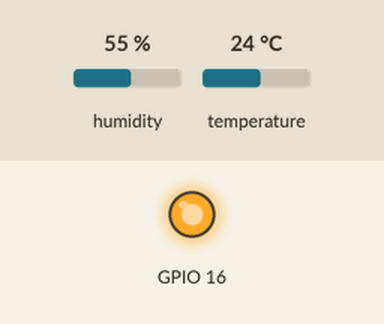
The sketch below on a simulated ESP32. Parts: output pins drawn as LEDs (lit = HIGH). Inputs (shaded band) come from the test bench; at power-on: humidity 55 %, temperature 24 °C. WiFi joins after 1.5 s; servers stay silent unless stated; no MQTT or app messages arrive unless stated; what the sketch prints to the serial monitor is not drawn. At 2.3 s the program puts the board to deep sleep or switches it off; the recording ends there.

Above: at 0.15 s.
Timing chart, 0 to 1.8 s (numbered marks = the images above):
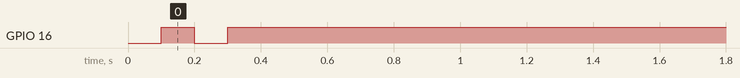

The sketch:

Appl.ino
```cpp
/****************************************************/
/* Appl component: read sensors and publish to MQTT */
/* Version: 0.1                                     */
/****************************************************/

/*******************/
/* Includes        */
/*******************/

#include "DrvSens.h"  /**< Driver component for reading sensors */
#include "DrvWiFi.h"  /**< Driver component for WiFi */
#include "SvcMQTT.h"  /**< Service component for MQTT */
#include "SvcSleep.h" /**< Service component for deep sleep */

/*******************/
/* Config          */
/*******************/

/* LED */
#define APPL_LED_PIN               (16u)  /**< LED pin */
#define APPL_LED_FLASH_DURATION_MS (100u) /**< LED flash duration in ms */
#define APPL_LED_FLASH_TIMES       (2u)   /**< Times to flash the LED */

/* Sleep */
#define APPL_TIME_TO_SLEEP_NORMAL_S (300u) /**< Time to sleep between sensor readings in normal operation (seconds) */
#define APPL_TIME_TO_SLEEP_ERROR_S  (900u) /**< Time to sleep between sensor readings when an error had previously occured (seconds)*/

/* Serial */
#define APPL_SERIAL_BAUDRATE (115200u) /**< Serial baudrate (used for debug messages) */

/* WiFi */
#define APPL_WIFI_SSID     "your_wifi_ssid" /**< WiFi network SSID */
#define APPL_WIFI_PASSWORD "your_wifi_pass" /**< WiFi network password */

/* MQTT */
#define APPL_MQTT_SERVER   "broker.hivemq.com" /**< MQTT server name */
#define APPL_MQTT_PORT     (1883u)             /**< MQTT port */
#define APPL_MQTT_ID       "esp32Device"       /**< MQTT id */
#define APPL_MQTT_USER     ""                  /**< MQTT username */
#define APPL_MQTT_PASSWORD ""                  /**< MQTT password */

#define APPL_MQTT_TOPIC_TEMPERATURE    "esp32Device/temperature"    /**< MQTT topic for temperature sensor */
#define APPL_MQTT_TOPIC_HUMIDITY       "esp32Device/humidity"       /**< MQTT topic for humidity sensor */
#define APPL_MQTT_TOPIC_SOIL_MOISTURE  "esp32Device/soil_moisture"  /**< MQTT topic for soil moisture sensor */

#define APPL_MQTT_TOPIC_ERROR_MESSAGES "esp32Device/error_messages" /**< MQTT topic for error messages */

/* Front-face names for sensor readings */
#define APPL_TEMPERATURE_SENSOR_NAME_PRETTY    "Temperature: "      /**< Front-face name for temperature sensor */
#define APPL_HUMIDITY_SENSOR_NAME_PRETTY       "Humidity: "         /**< Front-face name for humidity sensor */
#define APPL_SOIL_MOISTURE_SENSOR_NAME_PRETTY  "Soil moisture: "    /**< Front-face name for soil moisture sensor */

/***********/
/* Globals */
/***********/

/* Array with front-face names for sensor readings */
static const String Appl_asSensorNamesPretty[DRVSENS_SENSOR_COUNT] = {APPL_TEMPERATURE_SENSOR_NAME_PRETTY,
                                                                      APPL_HUMIDITY_SENSOR_NAME_PRETTY,
                                                                      APPL_SOIL_MOISTURE_SENSOR_NAME_PRETTY};

/* Array with MQTT topcis for sensors */
static const String Appl_asMQTTSensorTopics[DRVSENS_SENSOR_COUNT] = {APPL_MQTT_TOPIC_TEMPERATURE,
                                                                     APPL_MQTT_TOPIC_HUMIDITY,
                                                                     APPL_MQTT_TOPIC_SOIL_MOISTURE};

/************************************/
/* Prototypes of internal functions */
/************************************/

static void Appl_flashLed(uint8_t u8LedPin, uint16_t u16DurationMs, uint8_t u8TimesToFlash);
static bool Appl_publishSensorsDataToMQTT();

/*************************************/
/* Definitions of internal functions */
/*************************************/

/* Function to flash a LED                             */
/* param[in]:     LedPin, Duration in ms, TimesToFlash */
/* param[return]: none                                 */
static void Appl_flashLed(uint8_t u8LedPin, uint16_t u16DurationMs, uint8_t u8TimesToFlash){

    pinMode(u8LedPin, OUTPUT);

    for(uint8_t i = 0u; i<u8TimesToFlash; i++){
      digitalWrite(u8LedPin, LOW);
      delay(u16DurationMs);
      digitalWrite(u8LedPin, HIGH);
      delay(u16DurationMs);
    }
}

/* Function to publish sensors data to MQTT */
/* param[in]:     none                      */
/* param[return]: isSuccess                 */
static bool Appl_publishSensorsDataToMQTT(){

  for(uint8_t u8SensorID = 0; u8SensorID < (uint8_t)DRVSENS_SENSOR_COUNT; u8SensorID++){

    if(!SvcMQTT_publish(Appl_asMQTTSensorTopics[u8SensorID].c_str(), // topic
                        String(Appl_asSensorNamesPretty[u8SensorID] + DrvSens_getSensorReadingAsString(u8SensorID)).c_str(), // payload
                        false)){ //isRetained
      return false;
    }
  }

   return true;
}

/*******************/
/* Setup           */
/*******************/

void setup(){

  // TODO: add watchdog

  // Flash the LED when the board turns on
  Appl_flashLed(APPL_LED_PIN, APPL_LED_FLASH_DURATION_MS, APPL_LED_FLASH_TIMES);

  // Init serial
  // TODO: implement switching debug messages on/off
  Serial.begin(APPL_SERIAL_BAUDRATE);

  // Init WiFi
  if(!DrvWiFi_init(APPL_WIFI_SSID, APPL_WIFI_PASSWORD)){
    // On fail go to sleep for extended time
    SvcSleep_goToSleep(APPL_TIME_TO_SLEEP_ERROR_S);
  }

  // Init MQTT
  if(!SvcMQTT_init(APPL_MQTT_SERVER,
                   APPL_MQTT_PORT,
                   APPL_MQTT_ID,
                   APPL_MQTT_USER,
                   APPL_MQTT_PASSWORD)){
    // On fail go to sleep for extended time
    SvcSleep_goToSleep(APPL_TIME_TO_SLEEP_ERROR_S);
  }

  // Init all sensors
  if(!DrvSens_initAllSensors()){
    // Publish on MQTT error topic
    (void)SvcMQTT_publish(APPL_MQTT_TOPIC_ERROR_MESSAGES, "Sensor fault", false);
    // On fail go to sleep for extended time
    SvcSleep_goToSleep(APPL_TIME_TO_SLEEP_ERROR_S);
  };

  // Read all sensors
  if(!DrvSens_readAllSensors()){
    // Publish on MQTT error topic
    (void)SvcMQTT_publish(APPL_MQTT_TOPIC_ERROR_MESSAGES, "Sensor fault", false);
    // On fail go to sleep for extended time
    SvcSleep_goToSleep(APPL_TIME_TO_SLEEP_ERROR_S);
  };

  // Publish sensors data to MQTT
  if(!Appl_publishSensorsDataToMQTT()){
    // On fail go to sleep for extended time
    SvcSleep_goToSleep(APPL_TIME_TO_SLEEP_ERROR_S);
  }

  // All good, go to sleep for normal time
  SvcSleep_goToSleep(APPL_TIME_TO_SLEEP_NORMAL_S);
}

/*******************/
/* Loop            */
/*******************/

void loop(){
  /* do nothing */
}
```

DrvSens.h
```cpp
#ifndef DRVSENS_H
#define DRVSENS_H

/*******************/
/* Includes        */
/*******************/

#include <Arduino.h>

/******************/
/* External types */
/******************/

typedef enum{ /**< Enum type for all installed sensors; add/remove sensors as needed */
  DRVSENS_TEMPERATURE_SENSOR_ID = 0u, /**< DHT11 temperature */
  DRVSENS_HUMIDITY_SENSOR_ID,         /**< DHT11 humidity */
  DRVSENS_SOIL_MOISTURE_SENSOR_ID,    /**< Soil moisture sensor */
  DRVSENS_SENSOR_COUNT                /**< Number of all installed sensors */
} DrvSens_ESensorID;

/************************************/
/* Prototypes of external functions */
/************************************/

bool DrvSens_initAllSensors(void); /**< Function to initialize all installed sensors */
bool DrvSens_readAllSensors(void); /**< Function to read all installed sensors */
String DrvSens_getSensorReadingAsString(uint8_t u8SensorID); /**< Function to get sensor reading (value + unit) as string */

#endif /* DRVSENS_H */
```

DrvWiFi.cpp
```cpp
/****************************************/
/* Driver component for WiFi            */
/* Version: 0.1                         */
/****************************************/

/*******************/
/* Includes        */
/*******************/

#include "DrvWiFi.h" /**< Own header file */
#include <WiFi.h>    /**< WiFi library */

/*******************/
/* Config          */
/*******************/

#define DRVWIFI_CONNECT_TIMEOUT_MS     (5000u) /**< Specify max time to wait for a succesfull WiFi connection */
#define DRVWIFI_MAX_CONNECT_ATTEMPTS   (3u)    /**< Specify max number of attempts to connect to WiFi network */
#define DRVWIFI_CONNECT_RETRY_DELAY_MS (5000u) /**< Specify delay in ms between retries if a connect attempt has failed */
#define DRVWIFI_100MS  (100u)
#define DRVWIFI_1000MS (1000u)

/*************************************/
/* Definitions of external functions */
/*************************************/

/* Function to init WiFi connection     */
/* param[in]:     SSID, Password        */
/* param[return]: isSuccess             */
bool DrvWiFi_init(const char* sSSID, const char* sPassword){

  uint8_t u8ConnectAttemptCount = 0u;
  uint16_t u16ElapsedTime = 0u;

  do{

    Serial.printf("Connecting to WiFi network \"%s\" : ", sSSID);

    WiFi.begin(sSSID, sPassword);

    while(u16ElapsedTime < DRVWIFI_CONNECT_TIMEOUT_MS){

      // Check for a succesfull connection every 100ms
      delay(DRVWIFI_100MS);
      u16ElapsedTime += DRVWIFI_100MS;

      if(WiFi.status()==WL_CONNECTED){
        Serial.print("OK (IP:");
        Serial.print(WiFi.localIP());
        Serial.println(")");
        return true;
      }
    }

    // If connect attempt failed, try again
    if(u8ConnectAttemptCount == DRVWIFI_MAX_CONNECT_ATTEMPTS-1u){
      Serial.printf("FAIL, abort\n");
      return false;
    } else {
      Serial.printf("FAIL, retry in %ds...\n", DRVWIFI_CONNECT_RETRY_DELAY_MS/DRVWIFI_1000MS);
    }
    delay(DRVWIFI_CONNECT_RETRY_DELAY_MS);
    u8ConnectAttemptCount++;
    u16ElapsedTime = 0u;

  } while (u8ConnectAttemptCount < DRVWIFI_MAX_CONNECT_ATTEMPTS);
}
```

DrvWiFi.h
```cpp
#ifndef DRVWIFI_H
#define DRVWIFI_H

/************************************/
/* Prototypes of external functions */
/************************************/

bool DrvWiFi_init(const char* sSSID, const char* sPassword); /**< Function to init WiFi connection */

#endif /* DRVWIFI_H */
```

SvcMQTT.cpp
```cpp
/****************************************/
/* Service component for MQTT           */
/* Version: 0.1                         */
/****************************************/

/*******************/
/* Includes        */
/*******************/

#include "SvcMQTT.h"      /**< Own header file */
#include <WiFi.h>         /**< WiFi library */
#include <PubSubClient.h> /**< MQTT library */

/*******************/
/* Config          */
/*******************/

#define SVCMQTT_MAX_CONNECT_ATTEMPTS   (3u)    /**< Specify max number of attempts to connect to MQTT broker */
#define SVCMQTT_CONNECT_RETRY_DELAY_MS (5000u) /**< Specify delay in ms between retries if a connect attempt has failed */

#define SVCMQTT_MAX_PUBLISH_ATTEMPTS   (3u)    /**< Specify max number of attempts to publish to MQTT */
#define SVCMQTT_PUBLISH_RETRY_DELAY_MS (5000u) /**< Specify delay in ms between retries if a publish attempt has failed */

#define SVCMQTT_PUBLISH_DELAY_MS  (100u) /**< Small delay so that the server can accept the published message */

#define SVCMQTT_1000MS (1000u)

/*******************/
/* Globals         */
/*******************/

WiFiClient(esp32Client);
PubSubClient client(esp32Client);

/*************************************/
/* Definitions of external functions */
/*************************************/

/* Function to init MQTT connection            */
/* param[in]:     domain, port, id, user, pass */
/* param[return]: isSuccess                    */
bool SvcMQTT_init(const char* sDomain, uint16_t u16Port, const char* sID, const char* sUser, const char* sPass){

    uint8_t u8ConnectAttemptCount = 0u;

    do{

      Serial.printf("Connecting to MQTT broker \"%s\" : ", sDomain);

      client.setServer(sDomain, u16Port);

      if(client.connect(sID, sUser, sPass)){
        Serial.print("OK\n");
        return true;
      }

      // If connect attempt failed, try again
      if(u8ConnectAttemptCount == SVCMQTT_MAX_CONNECT_ATTEMPTS-1u){
        Serial.printf("FAIL, abort\n");
        return false;
      } else {
        Serial.printf("FAIL, retry in %ds...\n", SVCMQTT_CONNECT_RETRY_DELAY_MS/SVCMQTT_1000MS);
      }
      delay(SVCMQTT_CONNECT_RETRY_DELAY_MS);
      u8ConnectAttemptCount++;

    } while (u8ConnectAttemptCount < SVCMQTT_MAX_CONNECT_ATTEMPTS);
}

/* Function to publish to MQTT                 */
/* param[in]:     topic, payload, isRetained   */
/* param[return]: isSuccess                    */
bool SvcMQTT_publish(const char* sTopic, const char* sPayload, bool isRetained){

    uint8_t u8PublishAttemptCount = 0u;

    do{

      Serial.printf("Publishing on MQTT topic \"%s\" : ", sTopic);

      if(client.publish(sTopic, sPayload, isRetained)){
        delay(SVCMQTT_PUBLISH_DELAY_MS); // Small delay so that the server can accept the published message
        Serial.printf("OK\n");
        return true;
      }

      // If publish attempt failed, try again
      if(u8PublishAttemptCount == SVCMQTT_MAX_PUBLISH_ATTEMPTS-1u){
        Serial.printf("FAIL, abort\n");
        return false;
      } else {
        Serial.printf("FAIL, retry in %ds...\n", SVCMQTT_PUBLISH_RETRY_DELAY_MS/SVCMQTT_1000MS);
      }
      delay(SVCMQTT_PUBLISH_RETRY_DELAY_MS);
      u8PublishAttemptCount++;

    } while (u8PublishAttemptCount < SVCMQTT_MAX_PUBLISH_ATTEMPTS);
}
```

SvcMQTT.h
```cpp
#ifndef SVCMQTT_H
#define SVCMQTT_H

/*******************/
/* Includes        */
/*******************/

#include <Arduino.h>

/************************************/
/* Prototypes of external functions */
/************************************/

bool SvcMQTT_init(const char* sDomain, uint16_t u16Port, const char* sID, const char* sUser, const char* sPass); /**< Function to init MQTT connection */
bool SvcMQTT_publish(const char* sTopic, const char* sPayload, bool isRetained); /**< Function to publish to MQTT */

#endif /* SVCMQTT_H */
```

SvcSleep.cpp
```cpp
/****************************************/
/* Service component for deep sleep     */
/* Version: 0.1                         */
/****************************************/

/*******************/
/* Includes        */
/*******************/

#include "SvcSleep.h" /**< Own header file */

/*******************/
/* Config          */
/*******************/

#define US_TO_S_FACTOR (1000000u) /**< Conversion factor microseconds to seconds */

/*************************************/
/* Definitions of external functions */
/*************************************/

/* Function to go to deep sleep for defined time */
/* param[in]:     TimeToSleep in seconds         */
/* param[return]: none                           */
void SvcSleep_goToSleep(uint16_t u16TimeToSleepS){

  // TODO: switch off power supply to sensors and any other unneccessary hardware
  // before going to sleep. Unfortunately not possibe with the current HiGrow PCB.

  esp_sleep_enable_timer_wakeup(u16TimeToSleepS * US_TO_S_FACTOR);

  Serial.printf("Going to sleep for %d seconds.\n", u16TimeToSleepS);

  esp_deep_sleep_start();
}
```

SvcSleep.h
```cpp
#ifndef SVCSLEEP_H
#define SVCSLEEP_H

/*******************/
/* Includes        */
/*******************/

#include <Arduino.h>

/************************************/
/* Prototypes of external functions */
/************************************/

void SvcSleep_goToSleep(uint16_t u16TimeToSleepS); /**< Function to go to deep sleep for defined time */

#endif /* SVCSLEEP_H */
```

Source omitted: DrvSens.cpp (13008 bytes)

Measured:
- by itself, GPIO 16: LOW → HIGH at 0.10 s, → LOW 0.10 s later, → HIGH 0.10 s later
